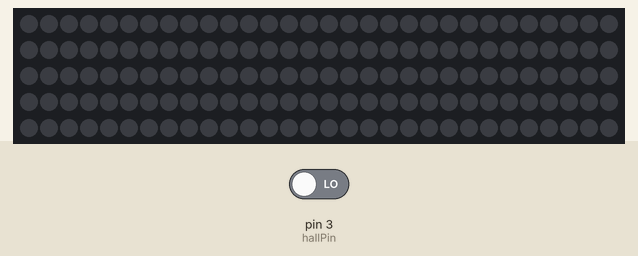
A sketch run on a simulated Arduino Uno, built with avr-gcc and run on an emulated ATmega328P. Shown: 150 RGB LEDs in strip order, left to right, continuing on the next row. Inputs (shaded band) come from the test bench; at power-on: pin 3 (hallPin) LOW. Dim RGB values are drawn brighter than linear; colours are those a GRB WS2812 strip shows for the declared byte order; what the sketch prints to the serial monitor is not drawn.

Above: at 2.8 s.
2.9 s: pin 3 (hallPin) driven HIGH
At 3.3 s:
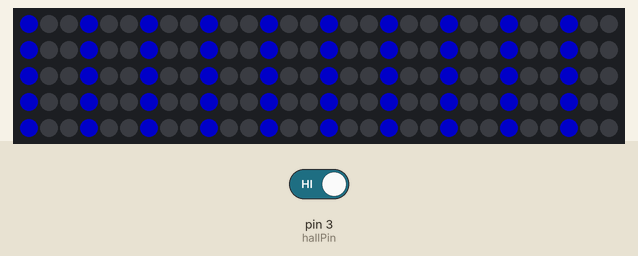
4.5 s: pin 3 (hallPin) driven LOW
At 5.7 s:
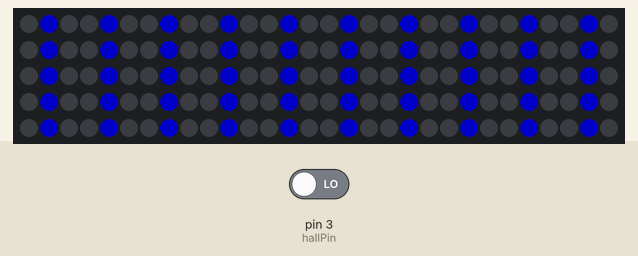
6.0 s: pin 3 (hallPin) driven HIGH
At 6.8 s:
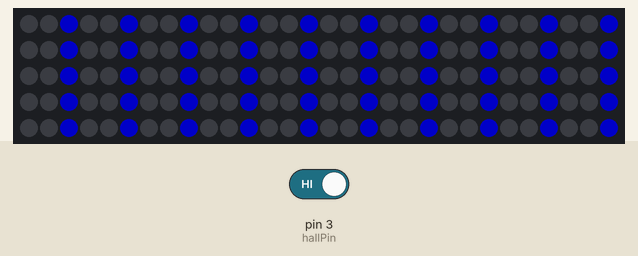
Timing chart, 0 to 9.0 s (numbered marks = the images above; inputs shaded):
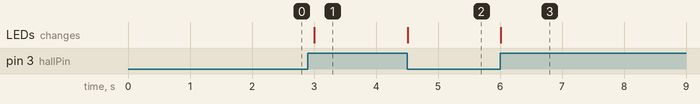

The sketch:

FastLED-Marquee-Hall_Sensor_1_150LED_WORKS.ino
```cpp
//***************************************************************

#include "FastLED.h"
#define LED_TYPE WS2812B
#define NUM_LEDS 150  //
#define COLOR_ORDER GRB
#define DATA_PIN 2 //LED Signal - Pin2 on the board.

CRGB leds[NUM_LEDS];
#define BRIGHTNESS 100

// Note: Left-Grnd / Cntr-Power/ Right-Signal

uint16_t holdTime =100;   // Milliseconds to hold position before advancing.
uint16_t spacing = 3;      // Sets pixel spacing. [Use 2 or greater] ( spacing = <3 WORKS good)
uint16_t delta = 1;         // Sets forward or backwards direction amount. (Can be negative.) (delta = 1 WORKS)
uint16_t width = 1;        // Can increase the number of pixels (width) of the chase. [1 or greater] (width = 1 WORKS)
uint8_t hue = 180;        // Starting color.
uint8_t hue2_shift = 20;  // Hue shift for secondary color.  Use 0 for no shift. [0-255]

int16_t pos;                // Pixel position.
int16_t advance = -1*width;  // Stores the advance amount.
uint8_t color;              // Stores a hue color.

long cycleCount = 0; // used for printing how many times thru the complete loop cycle

const int hallPin = 3; //Hall Sensor Pin3 on the Board.
int hallState = 0;  //Hall Sensor
int prev_hallState = 0;  //Hall Sensor
//---------------------------------------------------------------
void setup() {
  pinMode(hallPin, INPUT);

  FastLED.clear();  // clear all pixel data

  Serial.begin(9600);  // Allows serial monitor output (check baud rate)
  delay(1600);  // Startup delay

  FastLED.addLeds<LED_TYPE, DATA_PIN>(leds, NUM_LEDS);
  FastLED.setBrightness(BRIGHTNESS);

  Serial.print("NUM_LEDS/spacing: ");
  Serial.println(NUM_LEDS/spacing);
  Serial.println("Setup done. ");
}
//---------------------------------------------------------------
void loop() {

hallState = digitalRead(hallPin);
    if (hallState != prev_hallState) {

  EVERY_N_MILLISECONDS(holdTime) // Advance pixels to next position.
{
    // Advance pixel postion down strip, and rollover if needed.
   // advance = (advance + delta + NUM_LEDS) % NUM_LEDS; // orginal code to advance forward or backward with -1
   advance = (advance + 1 + NUM_LEDS) % NUM_LEDS; // John modification - only advance forward '1'.
    {
        for (uint16_t i=0; i<(NUM_LEDS/spacing); i++){
        for (uint16_t w = 0; w < width; w++){

         pos = (spacing * (i-1) + spacing + advance + w - 1) % NUM_LEDS;
         leds[pos] = CRGB::Black; // Secondary Dot color
         // leds[pos] = CRGB::color2;
//          Serial.print(" "); Serial.print(pos); Serial.print("  ");
        }
//    Serial.println(" ");
      }
//    Serial.println(" ");
 //   Serial.print (" Cycle Count = ");
 //   Serial.println (cycleCount);
     cycleCount = cycleCount + 1;
    }
    // Update pixels down the strip.
    for (uint16_t i=0; i<(NUM_LEDS/spacing); i++){
      for (uint16_t w = 0; w<width; w++){
        pos = (spacing * (i-1) + spacing + advance + w) % NUM_LEDS;
        if ( w % 2== 0 ){  // Is w even or odd? //\\error: want to clean out this code, but sketch will crash after a while.
          color = hue;                          // \\error: want to clean out this code, but sketch will crash after a while.
        } else {                                 // \\error: want to clean out this code, but sketch will crash after a while.
          color = hue + hue2_shift;             //  \\error: want to clean out this code, but sketch will crash after a while.
        }
      leds[pos] = CRGB::Blue; //Primary Dot color


      }
    }

    FastLED.show();

     prev_hallState=hallState;  //Hall Sensor
    } //Hall Sensor

  }//end_every_n

}//end_main_loop
```

Measured:
- after the input at 2.9 s, the LEDs: change after 0.11 s (image 1)
- after the input at 4.5 s, the LEDs: change at once (image 2)
- after the input at 6.0 s, the LEDs: change at once (image 3)
